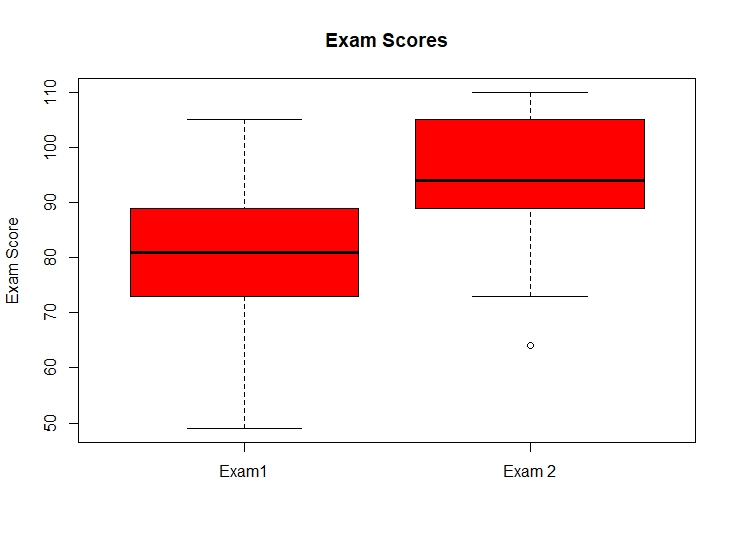

Write the R code that produced this figure.
examsdata <- read.csv("spring2008exams.csv")
str(examsdata)
q1 = quantile(examsdata$Midterm.2, .25, na.rm = TRUE)
q3 = quantile(examsdata$Midterm.2, .75, na.rm = TRUE)
iqrange <- q3 - q1
iqrange
examsdata[(examsdata$Midterm.2 > q3 + 1.5 * iqrange), 3]
examsdata[(examsdata$Midterm.2 > q1 - 1.5 * iqrange), 3]

boxplot(examsdata$Midterm.1,examsdata$Midterm.2, col="red", main="Exam Scores", names=c("Exam1","Exam 2"),ylab="Exam Score")
